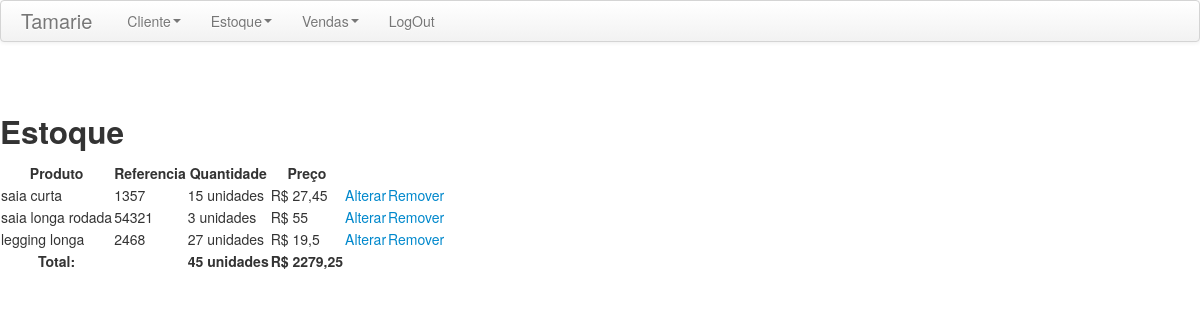
Screenshot of /index.php/estoque/listar/ (signed in) with the database file from the repository.
### tables this page shows
CREATE TABLE estoque (
	id int NOT NULL auto_increment,
	nome_produto varchar(255) NOT NULL,
	preco_produto float NOT NULL,
	quantidade_produto int NOT NULL,
	referencia varchar(255) NOT NULL,
	UNIQUE (nome_produto),
	PRIMARY KEY (id)
);

### controle/rotas.php (called while the page is built, shortened)
<?php
    function montar_include($pasta, $arquivo) {
        return TEMPLATES.'/'.$pasta.'/'.$arquivo.'.php';
    }
    function mostrar_conteudo() {
        $uri = $_SERVER['REQUEST_URI'];
        $uri = explode('?', $uri);
        $uri = $uri[0];
        $uri = rtrim($uri, '/');
        $partes = explode('/', $uri);
        if(count($partes) >= 5) {
            $arquivo = array_pop($partes);
            $pasta = array_pop($partes);
        } else {
            $pasta = 'estoque';
            $arquivo = 'listar';
        }
        $caminho = montar_include($pasta, $arquivo);
        include_once($caminho);
    }
?>

### controle/banco.php (called while the page is built, shortened)
<?php
    function select_all($tabela, $where=''){
        $sql = 'SELECT * from '.$tabela.' '.$where.';';
        $resultado = mysql_query($sql);
        $objetos = array();
        while($row = mysql_fetch_assoc($resultado)){
            $objetos[] = $row;
        }
        return $objetos;
    }
?>

### controle/functions.php (called while the page is built, shortened)
<?php
	function reverter_float($dados){
		$dados = str_replace('.', ',', $dados);
		return $dados;
	}
?>

### templates/Estoque/listar.php (the view)
<br /><br />
<h2>Estoque</h2>
<table class='lista'>
	<tr>
		<th>Produto</th>
		<th>Referencia</th>
		<th>Quantidade</th>
		<th>Preço</th>
	</tr>
<?php
	$quantidade_total = 0;
	$soma_preco = 0;
	$estoque = select_all('estoque');
	foreach ($estoque as $produto):
		$quantidade_total += $produto['quantidade_produto'];
		$soma_preco += $quantidade_total*$produto['preco_produto'];
?>
	<tr>
		<td><?php echo $produto['nome_produto']; ?></td>
		<td><?php echo $produto['referencia']; ?></td>
		<td><?php echo $produto['quantidade_produto'].' unidades'; ?></td>
		<td><?php echo 'R$ '.reverter_float($produto['preco_produto']); ?></td>
		<td><a href='/<?php echo BASE; ?>/index.php/estoque/alterar/?id=<?php echo $produto['id']; ?>'>Alterar</a></td>
		<td><a href='/<?php echo BASE; ?>/index.php/estoque/remover/?id=<?php echo $produto['id']; ?>'>Remover</a></td>
	</tr>
<?php
    endforeach;
?>
	<th>Total:</th>
	<th></th>
	<th><?php echo $quantidade_total.' unidades'; ?></th>
	<th><?php echo 'R$ '.reverter_float($soma_preco); ?></th>
</table>

### index.php (shortened to what this page needs)
<?php include_once('controle/rotas.php'); ?>
<!DOCTYPE html>
<html>
    <head>
         <link rel="stylesheet" type="text/css" href="/<?php echo BASE?>/estaticos/bootstrap/css/bootstrap.css">
            <link rel="stylesheet" type="text/css" href="/<?php echo BASE?>/estaticos/datepicker/css/datepicker.css">
    </head>
    <body>
        <?php
            include_once(TEMPLATES.'/geral/menu.php');
        	mostrar_conteudo();
        ?>
    </body>
</html>

### templates/geral/menu.php (shortened to what this page needs)
<div class="navbar">
	<div class="navbar-inner">
	    <a class="brand" href="\<?php echo BASE; ?>">Tamarie</a>
        <ul class="nav">
        	<li class="dropdown">
    			<a href="#" class="dropdown-toggle" data-toggle="dropdown">Cliente<b class="caret"></b></a>
  			</li>
  			<li class="dropdown">
    			<a href="#" class="dropdown-toggle" data-toggle="dropdown">Estoque<b class="caret"></b></a>
  			</li>
  			<li class="dropdown">
    			<a href="#" class="dropdown-toggle" data-toggle="dropdown">Vendas<b class="caret"></b></a>
  			</li>
            <li><a href='<?php echo '/'.BASE.'/logout.php/'; ?>'>LogOut</a></li>
        </ul>
	</div>
</div>

### rows the page displays
estoque: nome_produto "saia curta", referencia "1357", quantidade_produto "15", preco_produto "27,45"
estoque: nome_produto "saia longa rodada", referencia "54321", quantidade_produto "3", preco_produto "55"
estoque: nome_produto "legging longa", referencia "2468", quantidade_produto "27", preco_produto "19,5"

### other values shown
$quantidade_total "45"
reverter_float($soma_preco) "2279,25"
